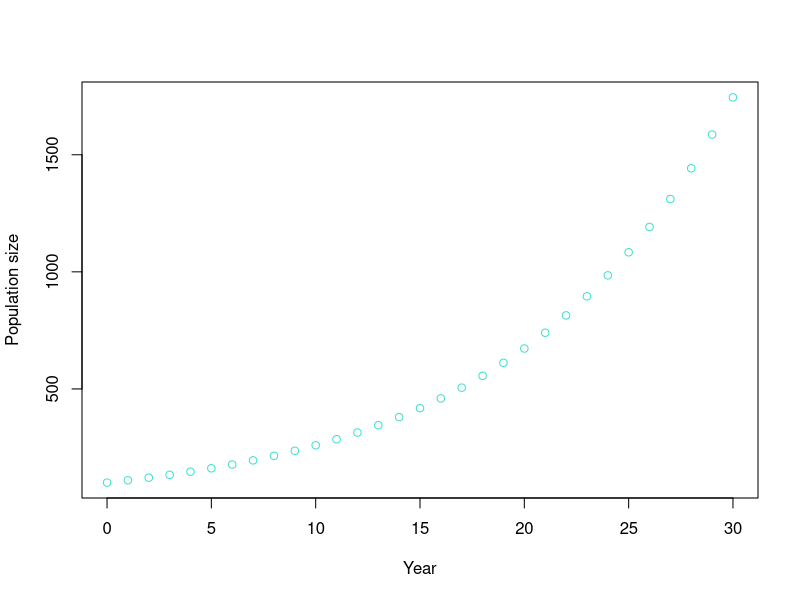

The R source for this figure:
## ---- chunk 1
# 1. Assigning a value to a vector ---------------------------------------------
r <- 0.1      # discrete per-capita growth rate
## ---- chunk 2
# 2.Define model parameters ----------------------------------------------------
lambda <- 1 + r     # the finite rate of growth 
N0     <- 100       # initial population size
nyears <- 30        # the number of time steps to simulate data
## ---- chunk 3
# 3.Vector operations ----------------------------------------------------------
lambda * N0      # Multiply the value stored in the object "N0" by lambda. 
## ---- chunk 4
# 4.Create a sequence of numbers -----------------------------------------------
year <- seq(from = 0, to = nyears, by = 1)  
year         # Print the value of the object "year" that you just created.
## ---- chunk 5
# 5.Create an empty vector -----------------------------------------------------
vec_size <- nyears + 1  
N <- numeric(vec_size)    # Make an empty storage vector, called N 
names(N) <- year          # Link each N value with its corresponding year 
N                         # Print the contents of the object "N"
## ---- chunk 6
# 6.reassign values in a vector ------------------------------------------------
N[1] <- N0
N
## ---- chunk 7
# 7.Find abundance for one year ------------------------------------------------
N30 <- N0 * lambda ^ nyears
round(N30)
## ---- chunk 8
# 8. Find abundnace for many years ---------------------------------------------
for (i in 2 : vec_size) {  # the loop starts here   
  N[i] <- N[i-1] * lambda  
}                          # the loop ends here

round(N)                   # print the contents of the object "N" (rounded).
## ---- chunk 9
# 9. Visualize changes of abundnace over time ----------------------------------
plot(N ~ year,
     xlab = "Year",
     ylab = "Population size",
     col  = "turquoise") 
## ---- chunk 10
# 10. Creat a vector -----------------------------------------------------------
r <- c(-0.07, 0.07, 0.25) # discrete per-capita growth rate
